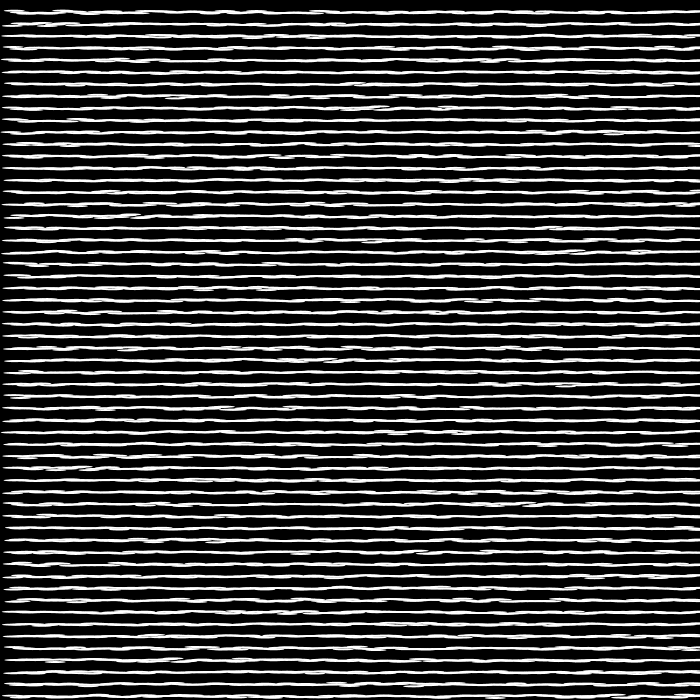
Frame 1 (no input)
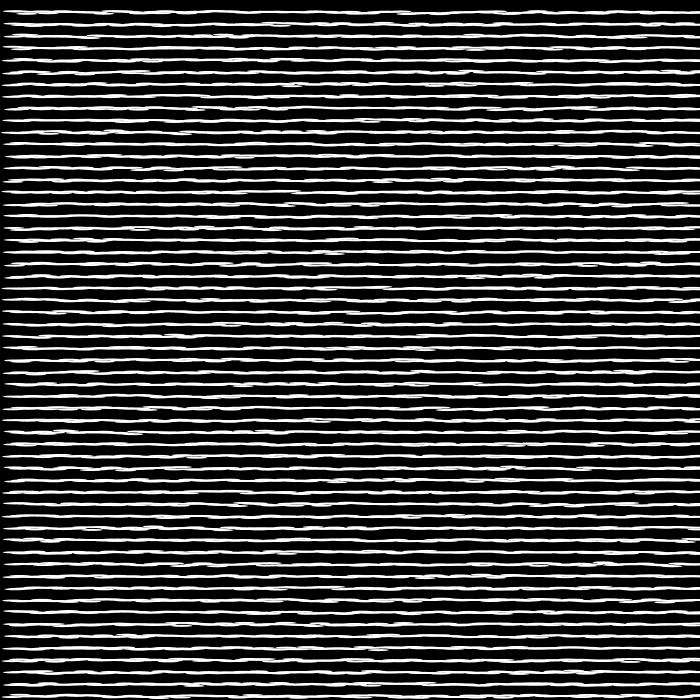
Frame 60 (the mouse pressed at the canvas centre just before this capture)
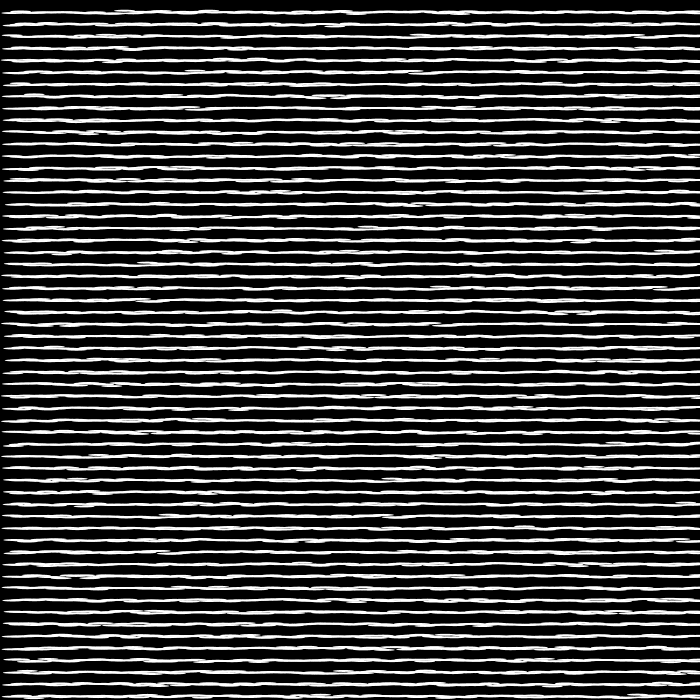
Frame 120 (the mouse held since frame 60 and released just before this capture)

The Processing sketch that drew these frames (run headless with seeded random() and noise(); from frame 60 on, the mouse is pressed at the canvas centre):

// Processing sketch: sketch_190807f
// ── sketch_190807f.pde
 float time = 0.0;

void setup() {
  size(700, 700);
}

void draw() {
 
  background(0);
  noStroke();
  fill(255);
  for (int i=10; i<width; i=i+7) {
    for (int j=10; j<height; j=j+12) {
      float x = 7*noise(time, 0);
      float y = 5*noise(0,time+40);
      ellipse(x+i, y+j, 21, 2);
      time+=2.66;
    }
  }
}
